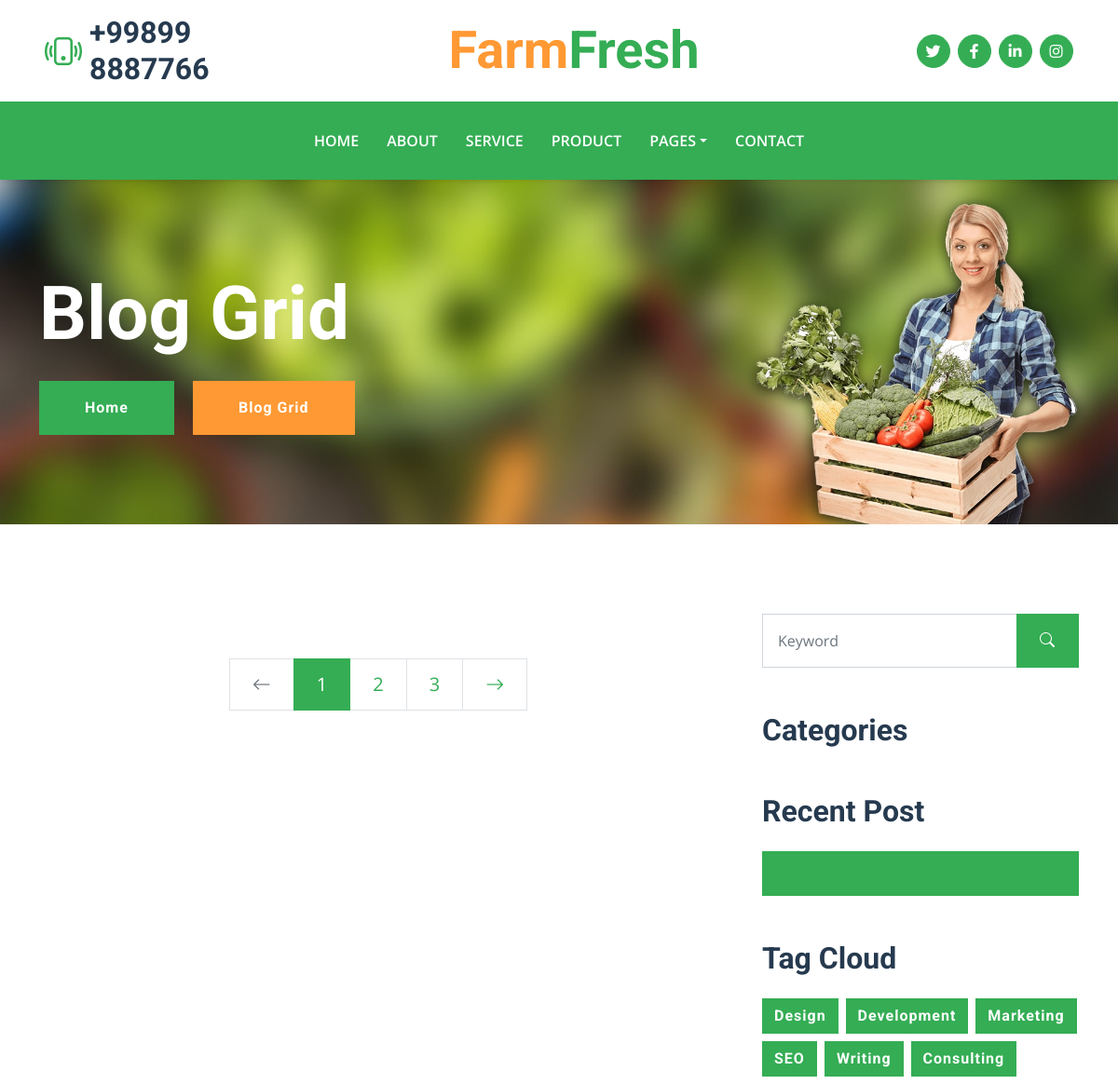
The page /blog/ (upper part) on the database as committed earlier.
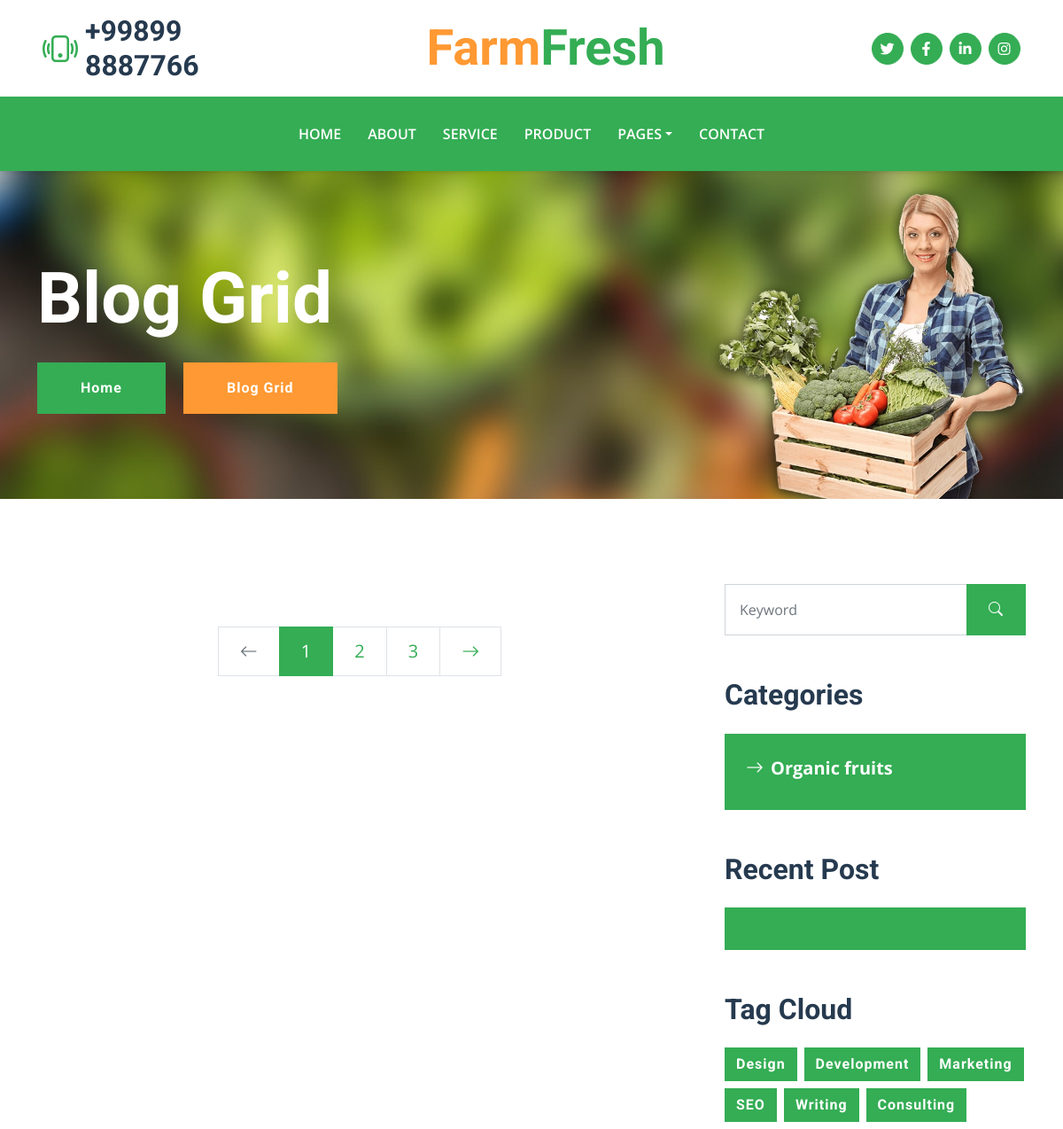
The same page on the database as committed later.
### farmfresh/models.py (models this page shows, shortened)
class Category(models.Model):
    name = models.CharField(max_length=100)

### farmfresh/views.py (the view)
# urls.py: 2. Add a URL to urlpatterns:  path('blog/', include('blog.urls'))
def blog(request):
    postsdisplay = Post.objects.all()
    categorydisplay = Category.objects.all()
    aboutdisplay = AboutUs.objects.all()
    context = {"Post":postsdisplay, "Category":categorydisplay, 'AboutUs': aboutdisplay}
    return render(request, 'blog.html', context)

### templates/blog.html (shortened to what the changed rows need)
{% load static %}
{% load i18n %}
<!DOCTYPE html>
<html lang="en">
<head>
    <link href="https://cdnjs.cloudflare.com/ajax/libs/font-awesome/5.15.0/css/all.min.css" rel="stylesheet">
    <link href="https://cdn.jsdelivr.net/npm/bootstrap-icons@1.4.1/font/bootstrap-icons.css" rel="stylesheet">
    <link href="{% static 'lib/owlcarousel/assets/owl.carousel.min.css' %}" rel="stylesheet">
    <link href="{% static 'css/bootstrap.min.css' %}" rel="stylesheet">
    <link href="{% static 'css/style.css' %}" rel="stylesheet">
</head>
<body>
    <div class="container-fluid px-5 d-none d-lg-block">
        <div class="row gx-5 py-3 align-items-center">
            <div class="col-lg-3">
                <div class="d-flex align-items-center justify-content-start">
                    <h2 class="mb-0">+99899 8887766</h2>
                </div>
            </div>
            <div class="col-lg-6">
                <div class="d-flex align-items-center justify-content-center">
                    <a href="" class="navbar-brand ms-lg-5">
                        <h1 class="m-0 display-4 text-primary"><span class="text-secondary">{% trans "Farm" %}</span>{% trans "Fresh"%}</h1>
                    </a>
                </div>
            </div>
        </div>
    </div>
    <div class="container-fluid bg-primary py-5 bg-hero mb-5">
        <div class="container py-5">
            <div class="row justify-content-start">
                <div class="col-lg-8 text-center text-lg-start">
                    <h1 class="display-1 text-white mb-md-4">{% trans "Blog Grid" %}</h1>
                </div>
            </div>
        </div>
    </div>
    <div class="container py-5">
        <div class="row g-5">
            <div class="col-lg-4">
                <div class="mb-5">
                    <h2 class="mb-4">Categories</h2>
                    {%for item in Category%}
                    <div class="d-flex flex-column justify-content-start bg-primary p-4">
                        <a class="fs-5 fw-bold text-white mb-2" href="#"><i class="bi bi-arrow-right me-2"></i>{{item.name}}</a>
                    </div>
                    {%endfor%}
                </div>
                <div class="mb-5">
                    <h2 class="mb-4">Recent Post</h2>
                </div>
                <div class="mb-5">
                    <h2 class="mb-4">Tag Cloud</h2>
                </div>
            </div>
        </div>
    </div>
</body>
</html>

Rows that differ between the two databases and show on the page:
added Category: name "Organic fruits"
